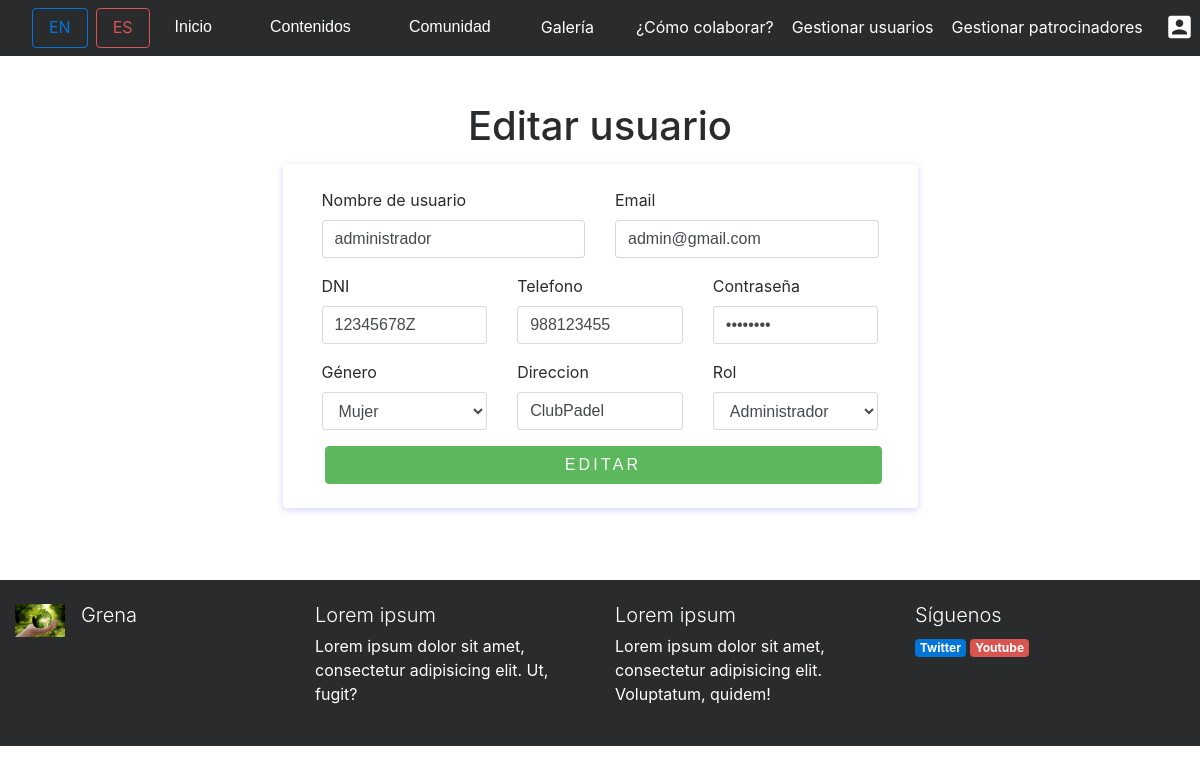
/index.php?controller=users&action=edit&id=1 (signed in), run on the app's committed database.
### tables this page shows
CREATE TABLE IF NOT EXISTS USUARIO(
		ID_USUARIO INT(10) AUTO_INCREMENT,
		USERNAME VARCHAR(255) NOT NULL UNIQUE,
		DNI VARCHAR(255) NOT NULL UNIQUE,
		TELEFONO VARCHAR(11) NOT NULL UNIQUE, 
		EMAIL VARCHAR(255) NOT NULL UNIQUE,
		DIRECCION VARCHAR(255) NOT NULL,
		GENERO ENUM("mujer","hombre") ,
		PASSWD VARCHAR(255) NOT NULL,
		ROL ENUM("usuario","administrador") DEFAULT "usuario",
		
		CONSTRAINT PK_USUARIO PRIMARY KEY(ID_USUARIO)

	);

### core/ViewManager.php (called while the page is built, shortened)
<?php
class ViewManager {
	private $variables = array();
	public function setVariable($varname, $value, $flash=false) {
		$this->variables[$varname] = $value;
	}
	public function getVariable($varname, $default=NULL) {
		if (!isset($this->variables[$varname])) {
			return $default;
		}
		return $this->variables[$varname];
	}
	public function render($controller, $viewname) {
		include(__DIR__."/../view/$controller/$viewname.php");
	}
	private static $viewmanager_singleton = NULL;
	public static function getInstance() {
		if (self::$viewmanager_singleton == null) {
			self::$viewmanager_singleton = new ViewManager();
		}
		return self::$viewmanager_singleton;
	}
}

### controller/UsersController.php (called while the page is built, shortened)
<?php
require_once(__DIR__."/../core/ViewManager.php");
require_once(__DIR__."/../model/User.php");
require_once(__DIR__."/../model/UserMapper.php");
class UsersController extends BaseController {
	private $userMapper;
	public function __construct() {
		$this->userMapper = new UserMapper();
		$this->view->setLayout("default");
	}
	public function edit() {
		$usuarioid = $_GET["id"];
		$usuario= $this->userMapper->findById($usuarioid);
	$this->view->setVariable("usuario", $usuario);
	$this->view->render("users", "edit");
	}
}

### index.php (called while the page is built, shortened)
<?php
function run() {
	try {
		$controller = loadController($_GET["controller"]);
		$actionName = $_GET["action"];
		$controller->$actionName();
	} catch(Exception $ex) {
		die("An exception occured!!!!!".$ex->getMessage());
	}
}
function loadController($controllerName) {
	return new $controllerClassName();
}
run();
?>

### model/User.php (called while the page is built, shortened)
<?php
class User {
	private $email;
	private $passwd;
	private $username;
	private $dni;
	private $telefono;
	private $direccion;
	private $genero;
	private $rol;
	public function __construct($id=NULL,$username=NULL, $dni=NULL,$telefono=NULL,$email=NULL,$direccion=NULL,$genero=NULL,$passwd=NULL,$rol=NULL) {
		$this->id = $id;
		$this->email = $email;
		$this->passwd = $passwd;
		$this->username = $username;
		$this->dni = $dni;
		$this->telefono = $telefono;
		$this->direccion = $direccion;
		$this->genero = $genero;
		$this->rol = $rol;
	}
	public function getId() {
		return $this->id;
	}
	public function getEmail() {
		return $this->email;
	}
	public function getPasswd() {
		return $this->passwd;
	}
	public function getUsername() {
		return $this->username;
	}
	public function getDni() {
		return $this->dni;
	}
	public function getTelefono() {
		return $this->telefono;
	}
	public function getDireccion() {
		return $this->direccion;
	}
	public function getGenero() {
		return $this->genero;
	}
	public function getRol() {
		return $this->rol;
	}
}

### model/UserMapper.php (called while the page is built, shortened)
<?php
require_once(__DIR__."/../core/PDOConnection.php");
class UserMapper {
	private $db;
	public function __construct() {
		$this->db = PDOConnection::getInstance();
	}
	public function findById($userid){
		$stmt = $this->db->prepare("SELECT * FROM USUARIO WHERE ID_USUARIO=?");
		$stmt->execute(array($userid));
		$usuario = $stmt->fetch(PDO::FETCH_ASSOC);
		if($usuario != null) {
			return new User(
			$usuario["ID_USUARIO"],
			$usuario["USERNAME"],
			$usuario["DNI"],
			$usuario["TELEFONO"],
			$usuario["EMAIL"],
			$usuario["DIRECCION"],
			$usuario["GENERO"],
			$usuario["PASSWD"],
			$usuario["ROL"],);
		} else {
			return NULL;
		}
	}
}

### core/PDOConnection.php (called while the page is built)
<?php
class PDOConnection {
	private static $dbhost = "127.0.0.1";
	private static $dbname = "GRENA";
	private static $dbuser = "grena";
	private static $dbpass = "grena21";
	private static $db_singleton = null;
	public static function getInstance() {
		if (self::$db_singleton == null) {
			self::$db_singleton = new PDO(
			"mysql:host=".self::$dbhost.";dbname=".self::$dbname.";charset=utf8",
			self::$dbuser,
			self::$dbpass,
			array(
				PDO::ATTR_EMULATE_PREPARES => false,
				PDO::ATTR_ERRMODE => PDO::ERRMODE_EXCEPTION
			)
		);
	}
	return self::$db_singleton;
}
}
?>

### view/users/edit.php (the view, shortened to what this page needs)
<?php
require_once(__DIR__."/../../core/ViewManager.php");
$view = ViewManager::getInstance();
$usuario= $view->getVariable("usuario");
?>
<div class="container mb-5"><div class=" text-center mt-5 ">
        <h1>Editar usuario</h1>
    </div>
    <div class="row ">
        <div class="col-lg-7 mx-auto">
            <div class="card mt-2 mx-auto p-4 bg-light">
                <div class="card-body bg-light">
                    <div class="container">
                        <form id="contact-form" role="form" action="index.php?controller=users&amp;action=edit&amp;id=<?=$usuario->getId() ?>" onsubmit="return validarformularioadduser()" method="POST">
                            <div class="controls">
                                <div class="row">
                                    <div class="col-md-6">
                                        <div class="form-group"> <label for="titulo">Nombre de usuario</label> <input id="username" type="text" value="<?=$usuario->getUsername() ?>" onblur="comprobarTexto(this.id,25)" name="username" class="form-control" placeholder="Introduzca aquí el nombre de usuario" required="required" > </div>
                                    </div>
                                    <div class="col-md-6">
                                        <div class="form-group"> <label for="imagenruta">Email</label> <input id="email" type="text" name="email" value="<?=$usuario->getEmail() ?>" onblur="comprobarEmail(this.id)" class="form-control" placeholder="Introduzca aquí el email" required="required" > </div>
                                    </div>
                                </div>
                                <div class="row">
                                    <div class="col-md-4">
                                        <div class="form-group"> <label for="titulo">DNI</label> <input id="dni" type="text" value="<?=$usuario->getDni() ?>" onblur="comprobarDNI(this.id)"  name="dni" class="form-control" placeholder="Introduzca aquí el DNI" required="required" > </div>
                                    </div>
                                    <div class="col-md-4">
                                        <div class="form-group"> <label for="imagenruta">Telefono</label> <input id="telefono" type="text" name="telefono" onblur="comprobarTelf(this.id)" value="<?=$usuario->getTelefono() ?>" class="form-control" placeholder="Introduzca aquí el telefono" required="required" > </div>
                                    </div>
                                    <div class="col-md-4">
                                        <div class="form-group"> <label for="imagenruta">Contraseña</label> <input id="passwd" type="password" name="passwd" onblur="comprobarTexto(this.id,25)" value="<?=$usuario->getPasswd()  ?>" class="form-control" placeholder="Introduzca aquí la contraseña" required="required" > </div>
                                    </div>
                                </div>
                                <div class="row">
                                    <div class="col-md-4">
                                        <div class="form-group"> <label for="titulo">Género</label> <select class="form-control" name="genero" id="genero">
                                          <option value="mujer" <?php if($usuario->getGenero()=="mujer"){?> selected <?php } ?> >Mujer</option>
                                         </select> </div>
                                    </div>
                                    <div class="col-md-4">
                                        <div class="form-group"> <label for="imagenruta">Direccion</label> <input id="direccion" type="text" name="direccion" onblur="validarVacio(this.id)" value="<?=$usuario->getDireccion() ?>" class="form-control" placeholder="Introduzca aquí la direccion" required="required" > </div>
                                    </div>
                                    <div class="col-md-4">
                                        <div class="form-group"> <label for="titulo">Rol</label> <select class="form-control" name="rol" id="rol">
                                         <option value="administrador" <?php if($usuario->getRol()=="administrador"){?> selected <?php } ?>>Administrador</option>
                                         </select> </div>
                                    </div>
                                </div>
                                <div class="row">
                                    <div class="col-md-12"> <button type="submit" class="btn btn-success btn-send pt-2 btn-block w-100" name="submit" value="submit"> Editar </button></div>
                                </div>
                            </div>
                        </form>
                    </div>
                </div>
            </div>
        </div>
    </div>
</div>

### css/style.css (style rules this page uses)
.btn-send { font-weight: 300; text-transform: uppercase; letter-spacing: 0.2em; width: 80%; margin-left: 3px }
.card { margin-left: 10px; margin-right: 10px }

### data on the page
usuario: username "administrador", email "admin@gmail.com", dni "12345678Z", telefono "988123455", genero "Mujer", direccion "ClubPadel", rol "Administrador"

### other printed values
i18n("Inicio") "Inicio"
i18n("Contenidos") "Contenidos"
i18n("Comunidad") "Comunidad"
i18n("Galería") "Galería"
i18n("¿Cómo colaborar?") "¿Cómo colaborar?"
i18n("Gestionar usuarios") "Gestionar usuarios"
i18n("Gestionar patrocinadores") "Gestionar patrocinadores"
